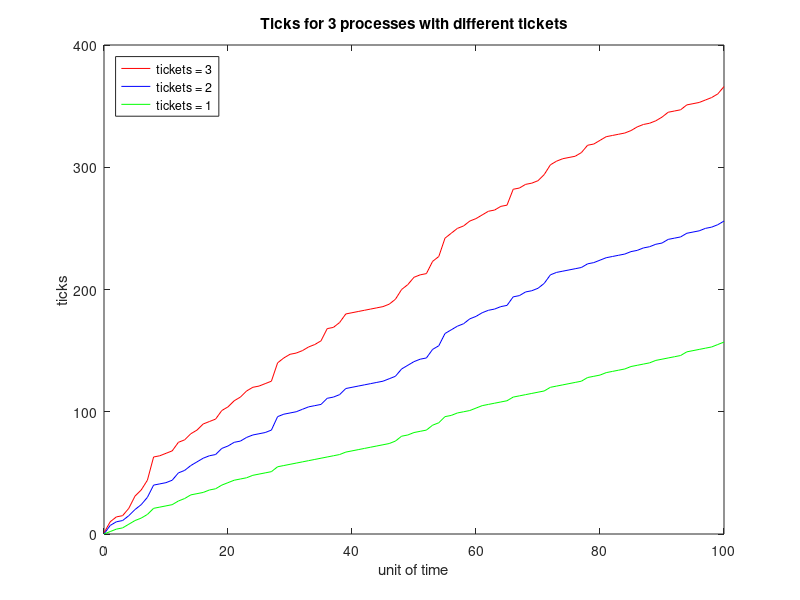

Reproduce this figure in MATLAB.
M = dlmread('data.csv');
t = M(:,1);ticks1 = M(:,2); ticks2 = M(:,3); ticks3 = M(:,4);
plot(t, ticks1, 'r-', t, ticks2, 'b-', t, ticks3, 'g-');
xlabel("unit of time");  ylabel("ticks");  
title("Ticks for 3 processes with different tickets");
legend("tickets = 3", "tickets = 2", "tickets = 1",'Location','northwest');
saveas (1, "Graph2.png");